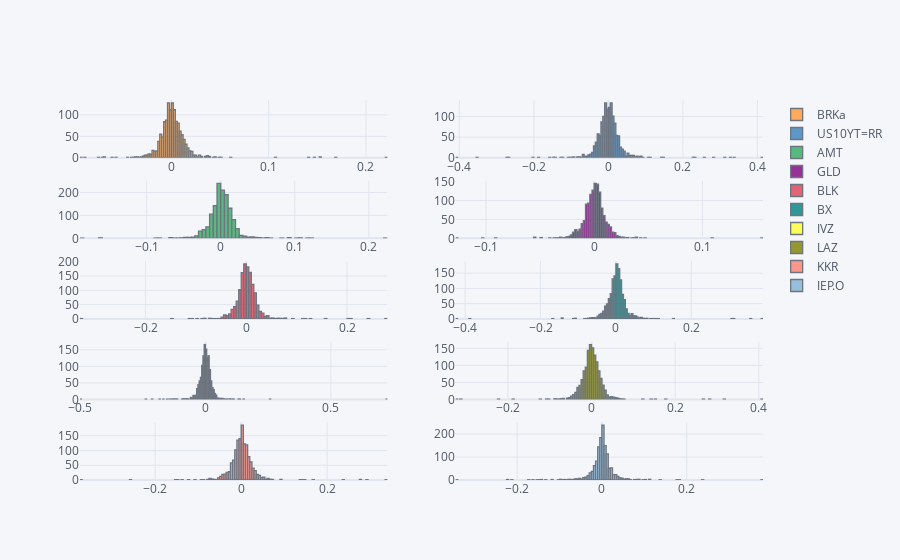

Notebook code for this chart:
### Code cell
rets.iplot(kind='histogram', subplots=True)

### Figure 1 — Plotly figure (JSON) as saved in the notebook; plotly's stock layout.template omitted (floating-point values rounded to 4 significant figures; data arrays with more than 128 entries replaced by an {"elided": "..."} marker saying what was removed)
{"data": [{"histfunc": "count", "histnorm": "", "marker": {"color": "rgba(255, 153, 51, 1.0)", "line": {"color": "#4D5663", "width": 1.3}}, "name": "BRKa", "opacity": 0.8, "orientation": "v", "type": "histogram", "x": {"elided": "1351 float values"}, "xaxis": "x", "yaxis": "y"}, {"histfunc": "count", "histnorm": "", "marker": {"color": "rgba(55, 128, 191, 1.0)", "line": {"color": "#4D5663", "width": 1.3}}, "name": "US10YT=RR", "opacity": 0.8, "orientation": "v", "type": "histogram", "x": {"elided": "1351 float values"}, "xaxis": "x2", "yaxis": "y2"}, {"histfunc": "count", "histnorm": "", "marker": {"color": "rgba(50, 171, 96, 1.0)", "line": {"color": "#4D5663", "width": 1.3}}, "name": "AMT", "opacity": 0.8, "orientation": "v", "type": "histogram", "x": {"elided": "1351 float values"}, "xaxis": "x3", "yaxis": "y3"}, {"histfunc": "count", "histnorm": "", "marker": {"color": "rgba(128, 0, 128, 1.0)", "line": {"color": "#4D5663", "width": 1.3}}, "name": "GLD", "opacity": 0.8, "orientation": "v", "type": "histogram", "x": {"elided": "1351 float values"}, "xaxis": "x4", "yaxis": "y4"}, {"histfunc": "count", "histnorm": "", "marker": {"color": "rgba(219, 64, 82, 1.0)", "line": {"color": "#4D5663", "width": 1.3}}, "name": "BLK", "opacity": 0.8, "orientation": "v", "type": "histogram", "x": {"elided": "1351 float values"}, "xaxis": "x5", "yaxis": "y5"}, {"histfunc": "count", "histnorm": "", "marker": {"color": "rgba(0, 128, 128, 1.0)", "line": {"color": "#4D5663", "width": 1.3}}, "name": "BX", "opacity": 0.8, "orientation": "v", "type": "histogram", "x": {"elided": "1351 float values"}, "xaxis": "x6", "yaxis": "y6"}, {"histfunc": "count", "histnorm": "", "marker": {"color": "rgba(255, 255, 51, 1.0)", "line": {"color": "#4D5663", "width": 1.3}}, "name": "IVZ", "opacity": 0.8, "orientation": "v", "type": "histogram", "x": {"elided": "1351 float values"}, "xaxis": "x7", "yaxis": "y7"}, {"histfunc": "count", "histnorm": "", "marker": {"color": "rgba(128, 128, 0, 1.0)", "line": {"color": "#4D5663", "width": 1.3}}, "name": "LAZ", "opacity": 0.8, "orientation": "v", "type": "histogram", "x": {"elided": "1351 float values"}, "xaxis": "x8", "yaxis": "y8"}, {"histfunc": "count", "histnorm": "", "marker": {"color": "rgba(251, 128, 114, 1.0)", "line": {"color": "#4D5663", "width": 1.3}}, "name": "KKR", "opacity": 0.8, "orientation": "v", "type": "histogram", "x": {"elided": "1351 float values"}, "xaxis": "x9", "yaxis": "y9"}, {"histfunc": "count", "histnorm": "", "marker": {"color": "rgba(128, 177, 211, 1.0)", "line": {"color": "#4D5663", "width": 1.3}}, "name": "IEP.O", "opacity": 0.8, "orientation": "v", "type": "histogram", "x": {"elided": "1351 float values"}, "xaxis": "x10", "yaxis": "y10"}], "layout": {"barmode": "overlay", "legend": {"bgcolor": "#F5F6F9", "font": {"color": "#4D5663"}}, "paper_bgcolor": "#F5F6F9", "plot_bgcolor": "#F5F6F9", "title": {"font": {"color": "#4D5663"}}, "xaxis": {"anchor": "y", "domain": [0, 0.45], "gridcolor": "#E1E5ED", "showgrid": true, "tickfont": {"color": "#4D5663"}, "title": {"font": {"color": "#4D5663"}, "text": ""}, "zerolinecolor": "#E1E5ED"}, "xaxis10": {"anchor": "y10", "domain": [0.55, 1], "gridcolor": "#E1E5ED", "showgrid": true, "tickfont": {"color": "#4D5663"}, "title": {"font": {"color": "#4D5663"}, "text": ""}, "zerolinecolor": "#E1E5ED"}, "xaxis2": {"anchor": "y2", "domain": [0.55, 1], "gridcolor": "#E1E5ED", "showgrid": true, "tickfont": {"color": "#4D5663"}, "title": {"font": {"color": "#4D5663"}, "text": ""}, "zerolinecolor": "#E1E5ED"}, "xaxis3": {"anchor": "y3", "domain": [0, 0.45], "gridcolor": "#E1E5ED", "showgrid": true, "tickfont": {"color": "#4D5663"}, "title": {"font": {"color": "#4D5663"}, "text": ""}, "zerolinecolor": "#E1E5ED"}, "xaxis4": {"anchor": "y4", "domain": [0.55, 1], "gridcolor": "#E1E5ED", "showgrid": true, "tickfont": {"color": "#4D5663"}, "title": {"font": {"color": "#4D5663"}, "text": ""}, "zerolinecolor": "#E1E5ED"}, "xaxis5": {"anchor": "y5", "domain": [0, 0.45], "gridcolor": "#E1E5ED", "showgrid": true, "tickfont": {"color": "#4D5663"}, "title": {"font": {"color": "#4D5663"}, "text": ""}, "zerolinecolor": "#E1E5ED"}, "xaxis6": {"anchor": "y6", "domain": [0.55, 1], "gridcolor": "#E1E5ED", "showgrid": true, "tickfont": {"color": "#4D5663"}, "title": {"font": {"color": "#4D5663"}, "text": ""}, "zerolinecolor": "#E1E5ED"}, "xaxis7": {"anchor": "y7", "domain": [0, 0.45], "gridcolor": "#E1E5ED", "showgrid": true, "tickfont": {"color": "#4D5663"}, "title": {"font": {"color": "#4D5663"}, "text": ""}, "zerolinecolor": "#E1E5ED"}, "xaxis8": {"anchor": "y8", "domain": [0.55, 1], "gridcolor": "#E1E5ED", "showgrid": true, "tickfont": {"color": "#4D5663"}, "title": {"font": {"color": "#4D5663"}, "text": ""}, "zerolinecolor": "#E1E5ED"}, "xaxis9": {"anchor": "y9", "domain": [0, 0.45], "gridcolor": "#E1E5ED", "showgrid": true, "tickfont": {"color": "#4D5663"}, "title": {"font": {"color": "#4D5663"}, "text": ""}, "zerolinecolor": "#E1E5ED"}, "yaxis": {"anchor": "x", "domain": [0.848, 1], "gridcolor": "#E1E5ED", "showgrid": true, "tickfont": {"color": "#4D5663"}, "title": {"font": {"color": "#4D5663"}, "text": ""}, "zerolinecolor": "#E1E5ED"}, "yaxis10": {"anchor": "x10", "domain": [0, 0.152], "gridcolor": "#E1E5ED", "showgrid": true, "tickfont": {"color": "#4D5663"}, "title": {"font": {"color": "#4D5663"}, "text": ""}, "zerolinecolor": "#E1E5ED"}, "yaxis2": {"anchor": "x2", "domain": [0.848, 1], "gridcolor": "#E1E5ED", "showgrid": true, "tickfont": {"color": "#4D5663"}, "title": {"font": {"color": "#4D5663"}, "text": ""}, "zerolinecolor": "#E1E5ED"}, "yaxis3": {"anchor": "x3", "domain": [0.636, 0.788], "gridcolor": "#E1E5ED", "showgrid": true, "tickfont": {"color": "#4D5663"}, "title": {"font": {"color": "#4D5663"}, "text": ""}, "zerolinecolor": "#E1E5ED"}, "yaxis4": {"anchor": "x4", "domain": [0.636, 0.788], "gridcolor": "#E1E5ED", "showgrid": true, "tickfont": {"color": "#4D5663"}, "title": {"font": {"color": "#4D5663"}, "text": ""}, "zerolinecolor": "#E1E5ED"}, "yaxis5": {"anchor": "x5", "domain": [0.424, 0.576], "gridcolor": "#E1E5ED", "showgrid": true, "tickfont": {"color": "#4D5663"}, "title": {"font": {"color": "#4D5663"}, "text": ""}, "zerolinecolor": "#E1E5ED"}, "yaxis6": {"anchor": "x6", "domain": [0.424, 0.576], "gridcolor": "#E1E5ED", "showgrid": true, "tickfont": {"color": "#4D5663"}, "title": {"font": {"color": "#4D5663"}, "text": ""}, "zerolinecolor": "#E1E5ED"}, "yaxis7": {"anchor": "x7", "domain": [0.212, 0.364], "gridcolor": "#E1E5ED", "showgrid": true, "tickfont": {"color": "#4D5663"}, "title": {"font": {"color": "#4D5663"}, "text": ""}, "zerolinecolor": "#E1E5ED"}, "yaxis8": {"anchor": "x8", "domain": [0.212, 0.364], "gridcolor": "#E1E5ED", "showgrid": true, "tickfont": {"color": "#4D5663"}, "title": {"font": {"color": "#4D5663"}, "text": ""}, "zerolinecolor": "#E1E5ED"}, "yaxis9": {"anchor": "x9", "domain": [0, 0.152], "gridcolor": "#E1E5ED", "showgrid": true, "tickfont": {"color": "#4D5663"}, "title": {"font": {"color": "#4D5663"}, "text": ""}, "zerolinecolor": "#E1E5ED"}}}
